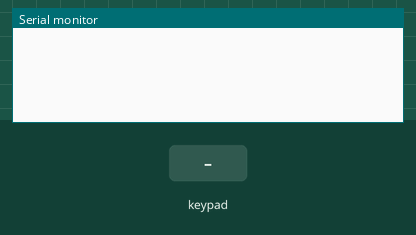
Bench run of a sketch on a simulated Arduino Nano, built with avr-gcc and run on an emulated ATmega328P. On the bench: the last lines printed to the serial monitor. The inputs (shaded band) are chosen by the test bench.

Above: at 1.2 s.
1.3 s: key '0' pressed
At 1.8 s:
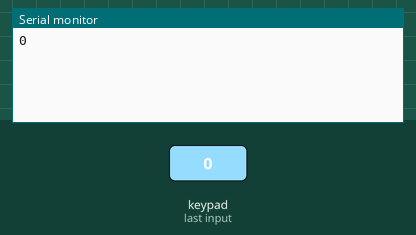
2.8 s: keypad keys 2 3 4 5 A pressed 0.4 s apart
At 4.8 s:
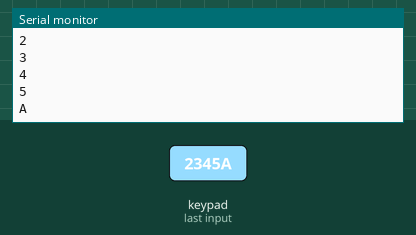
6.3 s: key 'B' pressed
At 7.1 s:
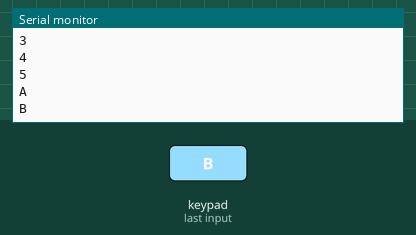
7.8 s: keypad keys 2 3 4 5 D pressed 0.4 s apart
At 10.1 s:
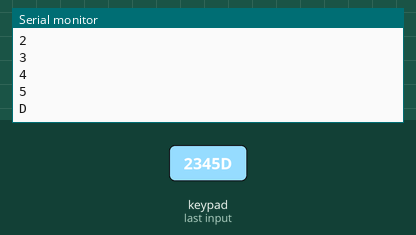
11.3 s: key 'C' pressed
At 12.4 s:
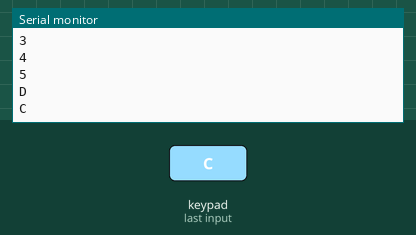
12.8 s: key 'E' pressed
At 14.1 s:
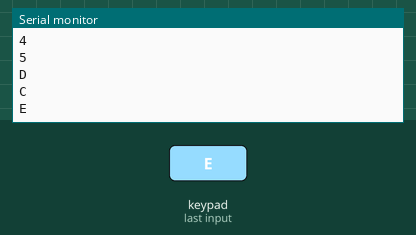
Timing chart, 0 to 15.3 s (numbered marks = the images above; inputs shaded):
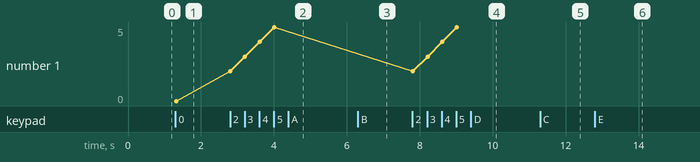

Measured:
- after the input at 1.3 s, the serial monitor: prints a new line at once (image 1)
- after the input at 2.8 s, the serial monitor: prints a new line at once (image 2)
- after the input at 6.3 s, the serial monitor: prints a new line at once (image 3)
- after the input at 7.8 s, the serial monitor: prints a new line at once (image 4)
- after the input at 11.3 s, the serial monitor: prints a new line at once (image 5)
- after the input at 12.8 s, the serial monitor: prints a new line at once (image 6)
- plotted number 1: 0 → 5 after the input at 2.8 s

The sketch:

nanoMacroPad.ino
```cpp
/*
 * Arduino Nano v3 sketch for scanning key pad and sending out a single letter
 * on the serial port reporting which key has been pressed.
 *
 * Required library: Keypad by Mark Stanley and Alexander Brevig.
 *   Christopher Andrews (Chriss--A) maintains the Github repository
 *     @ https://github.com/Chris--A/Keypad/blob/master/examples/CustomKeypad/CustomKeypad.ino
 *
 * This sketch is a variation of the
 *   MacroKeyPad.ino
 *     @ https://github.com/crixodia/arduino-nano-macro-keypad/tree/master/MacroKeyPad
 *     sketch from the arduino-nano-macro-keypad repository by Cristian
 *     Bastidas (crixodia) on GitHub.
 *     It is a variation of  CustomKeypad.ino in the Keypad library
 *
 * lazmacropad which will receive the serial stream can handle keypads with up to 36 keys.
 *
 * The set of character sent for all keypresses must start at '0' and form a consecutive list of
 * characters taken from '0123456789ABCDEFGHIJKLMNOPQRSTUVWXYZ'.  This is an internal convention
 * and has nothing to do with the key top symbols displayed in lazmacropad.
 *
 *  Version 2 (2023-08-18)
 *    - A keep alive (or connection ok) message added
 */

#include <Arduino.h>  // needed in PlatformIO
#include <Keypad.h>

const byte ROWS = 4;
const byte COLS = 4;

//#define SAME_AS_SILK_SCREEN

#ifdef SAME_AS_SILK_SCREEN

// Digital pins for the keypad rows and cols
// Correspondance with silkscreen:
//    S1 -- '0'
//    S2 -- '1'
//    ...
//   S16 -- 'f'
//
//                   R1 R2 R3 R4
byte rowPins[ROWS] = {6, 7, 8, 9};
//
//                   C1 C2 C3 C4
byte colPins[COLS] = {5, 4, 3, 2};

#else

// Digital pins for the keypad rows and cols
// Correspondance with silkscreen:
//    S4 -- '0', ... S16 -- '3'
//    S3 -- '4', ... S15 -- '7'
//    S2 -- '8', ... S16 -- 'b'
//    S1 -- 'c', ... S15 -- 'f'
//                   C4 C3 C2 C1
byte rowPins[ROWS] = {2, 3, 4, 5};
//
//                   R1 R2 R3 R4
byte colPins[COLS] = {6, 7, 8, 9};

#endif


// Character for each key that will be transmitted over UART
const char hexaKeys[ROWS][COLS] = {
   {'0', '1', '2', '3'},
   {'4', '5', '6', '7'},
   {'8', '9', 'A', 'B'},
   {'C', 'D', 'E', 'F'}
};

const
  char SYN = '\x16'; // any char < \x20 would work to signal that the macro keypad is still working

#define ALIVE_DELAY 5000  // maximum time (milliseconds) between messages transmitted on serial out
                          // if the keypad has not been pressed then send SYN. By default 5 seconds.

//Creates keypad object
Keypad customKeypad = Keypad(makeKeymap(hexaKeys), rowPins, colPins, ROWS, COLS);

void setup() {
  Serial.begin(9600);
  customKeypad.setDebounceTime(40);  // adjust as needed
  customKeypad.setHoldTime(2000);    // adjust as needed
}


unsigned long keepalive = 0;

void loop() {
  char customKey = customKeypad.getKey();
  if (customKey) {
    //Print de key char from hexaKeys matrix
    Serial.println(customKey);
    keepalive = millis();
  } else if ((millis() - keepalive) > ALIVE_DELAY) {
    Serial.println(SYN);
    keepalive = millis();
  }
}
```
